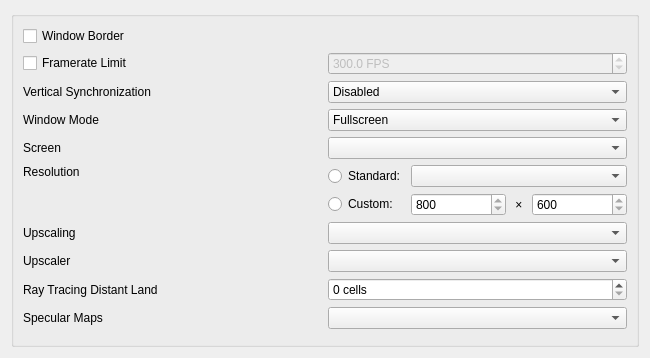
<?xml version="1.0" encoding="UTF-8"?>
<ui version="4.0">
 <class>GraphicsPage</class>
 <widget class="QWidget" name="GraphicsPage">
  <property name="geometry">
   <rect>
    <x>0</x>
    <y>0</y>
    <width>650</width>
    <height>358</height>
   </rect>
  </property>
  <layout class="QVBoxLayout" name="verticalLayout">
   <item>
    <widget class="QGroupBox" name="groupBox">
     <layout class="QHBoxLayout" name="horizontalLayout">
      <item>
       <layout class="QGridLayout" name="gridLayout_4" columnstretch="1,1">
        <item row="5" column="0">
         <widget class="QLabel" name="screenLabel">
          <property name="text">
           <string>Screen</string>
          </property>
         </widget>
        </item>
        <item row="3" column="0">
         <widget class="QLabel" name="windowModeLabel">
          <property name="text">
           <string>Window Mode</string>
          </property>
         </widget>
        </item>
        <item row="6" column="1">
         <layout class="QGridLayout" name="resolutionLayout">
          <item row="1" column="2">
           <layout class="QHBoxLayout" name="customResolutionLayout" stretch="1,0,1">
            <item>
             <widget class="QSpinBox" name="customWidthSpinBox">
              <property name="minimum">
               <number>800</number>
              </property>
             </widget>
            </item>
            <item>
             <widget class="QLabel" name="multiplyLabel">
              <property name="text">
               <string> × </string>
              </property>
             </widget>
            </item>
            <item>
             <widget class="QSpinBox" name="customHeightSpinBox">
              <property name="minimum">
               <number>600</number>
              </property>
             </widget>
            </item>
           </layout>
          </item>
          <item row="1" column="1">
           <widget class="QRadioButton" name="customRadioButton">
            <property name="text">
             <string>Custom:</string>
            </property>
           </widget>
          </item>
          <item row="0" column="1">
           <widget class="QRadioButton" name="standardRadioButton">
            <property name="text">
             <string>Standard:</string>
            </property>
            <property name="checkable">
             <bool>true</bool>
            </property>
           </widget>
          </item>
          <item row="0" column="2">
           <widget class="QComboBox" name="resolutionComboBox"/>
          </item>
         </layout>
        </item>
        <item row="1" column="0">
         <widget class="QCheckBox" name="framerateLimitCheckBox">
          <property name="text">
           <string>Framerate Limit</string>
          </property>
         </widget>
        </item>
        <item row="0" column="0">
         <widget class="QCheckBox" name="windowBorderCheckBox">
          <property name="text">
           <string>Window Border</string>
          </property>
         </widget>
        </item>
        <item row="5" column="1">
         <widget class="QComboBox" name="screenComboBox"/>
        </item>
        <item row="2" column="1">
         <widget class="QComboBox" name="vSyncComboBox">
          <property name="currentIndex">
           <number>0</number>
          </property>
          <item>
           <property name="text">
            <string>Disabled</string>
           </property>
          </item>
          <item>
           <property name="text">
            <string>Enabled</string>
           </property>
          </item>
          <item>
           <property name="text">
            <string>Adaptive</string>
           </property>
          </item>
         </widget>
        </item>
        <item row="3" column="1">
         <widget class="QComboBox" name="windowModeComboBox">
          <property name="currentIndex">
           <number>0</number>
          </property>
          <item>
           <property name="text">
            <string>Fullscreen</string>
           </property>
          </item>
          <item>
           <property name="text">
            <string>Windowed Fullscreen</string>
           </property>
          </item>
          <item>
           <property name="text">
            <string>Windowed</string>
           </property>
          </item>
         </widget>
        </item>
        <item row="6" column="0">
         <widget class="QLabel" name="resolutionLabel">
          <property name="toolTip">
           <string>The resolution the game renders at, the world and the interface together, shown scaled to fit the window. Native renders at the window's own size. In Windowed mode the window keeps the size you last dragged it to.</string>
          </property>
          <property name="text">
           <string>Resolution</string>
          </property>
          <property name="alignment">
           <set>Qt::AlignLeading|Qt::AlignLeft|Qt::AlignTop</set>
          </property>
         </widget>
        </item>
        <item row="1" column="1">
         <widget class="QDoubleSpinBox" name="framerateLimitSpinBox">
          <property name="enabled">
           <bool>false</bool>
          </property>
          <property name="suffix">
           <string> FPS</string>
          </property>
          <property name="decimals">
           <number>1</number>
          </property>
          <property name="minimum">
           <double>1.000000000000000</double>
          </property>
          <property name="maximum">
           <double>1000.000000000000000</double>
          </property>
          <property name="singleStep">
           <double>15.000000000000000</double>
          </property>
          <property name="value">
           <double>300.000000000000000</double>
          </property>
         </widget>
        </item>
        <item row="2" column="0">
         <widget class="QLabel" name="vSyncLabel">
          <property name="text">
           <string>Vertical Synchronization</string>
          </property>
         </widget>
        </item>
        <item row="8" column="0">
         <widget class="QLabel" name="rayTracingUpscaleLabel">
          <property name="text">
           <string>Upscaling</string>
          </property>
         </widget>
        </item>
        <item row="8" column="1">
         <widget class="QComboBox" name="rayTracingUpscaleComboBox">
          <property name="toolTip">
           <string>How far below the frame's size the ray tracer traces. Off traces every pixel with no upscaler; every other mode runs the upscaler, which reconstructs the frame across frames, and every mode but Off and Native traces fewer pixels than it shows.</string>
          </property>
         </widget>
        </item>
        <item row="9" column="0">
         <widget class="QLabel" name="rayTracingUpscalerLabel">
          <property name="text">
           <string>Upscaler</string>
          </property>
         </widget>
        </item>
        <item row="9" column="1">
         <widget class="QComboBox" name="rayTracingUpscalerComboBox">
          <property name="toolTip">
           <string>Which upscaler reconstructs the frame. Auto uses NVIDIA DLSS when the build has the SDK and the card supports it, and AMD FSR otherwise. DLSS refuses to start where it cannot run; FSR never looks for DLSS. A change takes effect the next time OpenMW starts.</string>
          </property>
         </widget>
        </item>
        <item row="10" column="0">
         <widget class="QLabel" name="rayTracingDistantLandLabel">
          <property name="text">
           <string>Ray Tracing Distant Land</string>
          </property>
         </widget>
        </item>
        <item row="10" column="1">
         <widget class="QSpinBox" name="rayTracingDistantLandSpinBox">
          <property name="toolTip">
           <string>How far out from the eye the world is built, in cells. The ray tracer builds what rays can reach, which is a different question from how far the camera sees.</string>
          </property>
          <property name="suffix">
           <string> cells</string>
          </property>
         </widget>
        </item>
        <item row="11" column="0">
         <widget class="QLabel" name="rayTracingSpecularMapsLabel">
          <property name="text">
           <string>Specular Maps</string>
          </property>
         </widget>
        </item>
        <item row="11" column="1">
         <widget class="QComboBox" name="rayTracingSpecularMapsComboBox">
          <property name="toolTip">
           <string>What the content&apos;s _spec maps hold, which the files cannot say. Classic is OpenMW&apos;s own layout, a highlight colour and a glossiness. PBR is the PBR packs&apos; layout, a metalness and a roughness. Content with no _spec maps, vanilla&apos;s, looks the same under either. A change takes effect the next time OpenMW starts.</string>
          </property>
         </widget>
        </item>
        <item row="12" column="0">
         <spacer name="verticalSpacer">
          <property name="orientation">
           <enum>Qt::Vertical</enum>
          </property>
          <property name="sizeHint" stdset="0">
           <size>
            <width>20</width>
            <height>40</height>
           </size>
          </property>
         </spacer>
        </item>
       </layout>
      </item>
     </layout>
    </widget>
   </item>
  </layout>
 </widget>
 <resources/>
 <connections/>
</ui>
